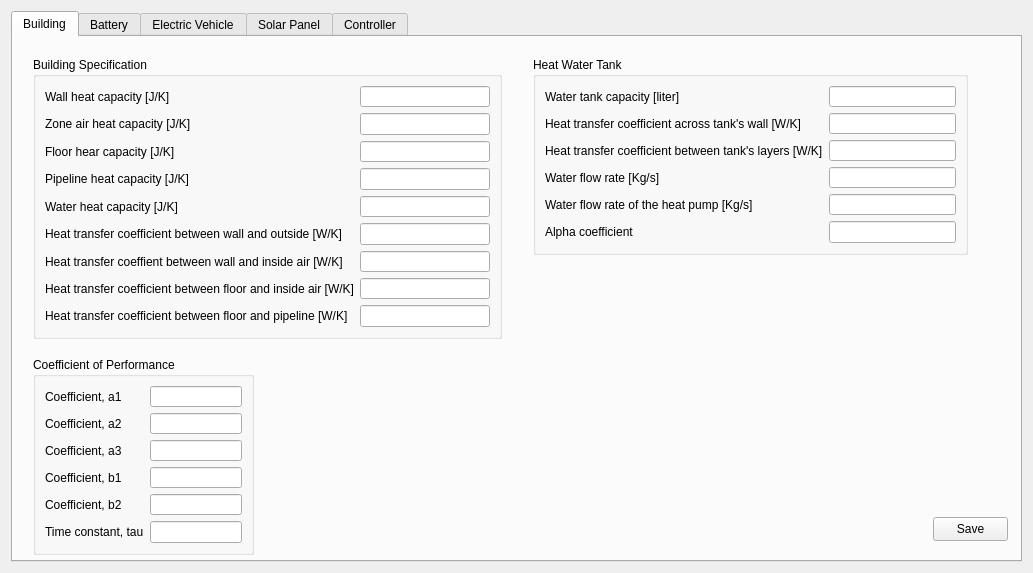
<?xml version="1.0" encoding="UTF-8"?>
<ui version="4.0">
 <class>Gui_Secondary</class>
 <widget class="QWidget" name="Gui_Secondary">
  <property name="geometry">
   <rect>
    <x>0</x>
    <y>0</y>
    <width>1033</width>
    <height>573</height>
   </rect>
  </property>
  <property name="windowTitle">
   <string>Widget</string>
  </property>
  <layout class="QVBoxLayout" name="verticalLayout">
   <item>
    <widget class="QTabWidget" name="tabWidget">
     <property name="currentIndex">
      <number>0</number>
     </property>
     <widget class="QWidget" name="buildingTab">
      <attribute name="title">
       <string>Building</string>
      </attribute>
      <widget class="QGroupBox" name="buildingSpecGBox">
       <property name="geometry">
        <rect>
         <x>20</x>
         <y>20</y>
         <width>469</width>
         <height>282</height>
        </rect>
       </property>
       <property name="font">
        <font>
         <bold>false</bold>
        </font>
       </property>
       <property name="title">
        <string>Building Specification</string>
       </property>
       <property name="flat">
        <bool>true</bool>
       </property>
       <layout class="QFormLayout" name="formLayout">
        <item row="0" column="0">
         <widget class="QLabel" name="cw_Label">
          <property name="text">
           <string>Wall heat capacity [J/K]</string>
          </property>
         </widget>
        </item>
        <item row="0" column="1">
         <widget class="QLineEdit" name="cw_LEdit"/>
        </item>
        <item row="1" column="0">
         <widget class="QLabel" name="cz_Label">
          <property name="text">
           <string>Zone air heat capacity [J/K]</string>
          </property>
         </widget>
        </item>
        <item row="1" column="1">
         <widget class="QLineEdit" name="cz_LEdit"/>
        </item>
        <item row="2" column="0">
         <widget class="QLabel" name="cf_Label">
          <property name="text">
           <string>Floor hear capacity [J/K]</string>
          </property>
         </widget>
        </item>
        <item row="2" column="1">
         <widget class="QLineEdit" name="cf_LEdit"/>
        </item>
        <item row="3" column="0">
         <widget class="QLabel" name="cpip_Label">
          <property name="text">
           <string>Pipeline heat capacity [J/K]</string>
          </property>
         </widget>
        </item>
        <item row="3" column="1">
         <widget class="QLineEdit" name="cpip_LEdit"/>
        </item>
        <item row="4" column="0">
         <widget class="QLabel" name="cwat_Label">
          <property name="text">
           <string>Water heat capacity [J/K]</string>
          </property>
         </widget>
        </item>
        <item row="4" column="1">
         <widget class="QLineEdit" name="cwat_LEdit"/>
        </item>
        <item row="5" column="0">
         <widget class="QLabel" name="kwoa_Label">
          <property name="text">
           <string>Heat transfer coefficient between wall and outside [W/K]</string>
          </property>
         </widget>
        </item>
        <item row="5" column="1">
         <widget class="QLineEdit" name="kwoa_LEdit"/>
        </item>
        <item row="6" column="0">
         <widget class="QLabel" name="kwz_Label">
          <property name="text">
           <string>Heat transfer coeffient between wall and inside air [W/K]</string>
          </property>
         </widget>
        </item>
        <item row="6" column="1">
         <widget class="QLineEdit" name="kwz_LEdit"/>
        </item>
        <item row="7" column="0">
         <widget class="QLabel" name="kfz_Label">
          <property name="text">
           <string>Heat transfer coefficient between floor and inside air [W/K]</string>
          </property>
         </widget>
        </item>
        <item row="7" column="1">
         <widget class="QLineEdit" name="kfz_LEdit"/>
        </item>
        <item row="8" column="0">
         <widget class="QLabel" name="kfpip_Label">
          <property name="text">
           <string>Heat transfer coefficient between floor and pipeline [W/K]</string>
          </property>
         </widget>
        </item>
        <item row="8" column="1">
         <widget class="QLineEdit" name="kfpip_LEdit"/>
        </item>
       </layout>
      </widget>
      <widget class="QGroupBox" name="HWT_GroupBox">
       <property name="geometry">
        <rect>
         <x>520</x>
         <y>20</y>
         <width>435</width>
         <height>198</height>
        </rect>
       </property>
       <property name="title">
        <string>Heat Water Tank</string>
       </property>
       <property name="flat">
        <bool>true</bool>
       </property>
       <layout class="QFormLayout" name="formLayout_2">
        <item row="0" column="0">
         <widget class="QLabel" name="waterCapacity_Label">
          <property name="text">
           <string>Water tank capacity [liter]</string>
          </property>
         </widget>
        </item>
        <item row="0" column="1">
         <widget class="QLineEdit" name="waterCapacity_LEdit"/>
        </item>
        <item row="1" column="0">
         <widget class="QLabel" name="kwt_Label">
          <property name="text">
           <string>Heat transfer coefficient across tank's wall [W/K]</string>
          </property>
         </widget>
        </item>
        <item row="1" column="1">
         <widget class="QLineEdit" name="kwt_LEdit"/>
        </item>
        <item row="2" column="0">
         <widget class="QLabel" name="kt_Label">
          <property name="text">
           <string>Heat transfer coefficient between tank's layers [W/K]</string>
          </property>
         </widget>
        </item>
        <item row="2" column="1">
         <widget class="QLineEdit" name="kt_LEdit"/>
        </item>
        <item row="3" column="0">
         <widget class="QLabel" name="w_Label">
          <property name="text">
           <string>Water flow rate [Kg/s]</string>
          </property>
         </widget>
        </item>
        <item row="3" column="1">
         <widget class="QLineEdit" name="w_LEdit"/>
        </item>
        <item row="4" column="0">
         <widget class="QLabel" name="mhp_dot_Label">
          <property name="text">
           <string>Water flow rate of the heat pump [Kg/s]</string>
          </property>
         </widget>
        </item>
        <item row="4" column="1">
         <widget class="QLineEdit" name="mhp_dot_LEdit"/>
        </item>
        <item row="5" column="0">
         <widget class="QLabel" name="alpha_Label">
          <property name="text">
           <string>Alpha coefficient</string>
          </property>
         </widget>
        </item>
        <item row="5" column="1">
         <widget class="QLineEdit" name="alpha_LEdit"/>
        </item>
       </layout>
      </widget>
      <widget class="QGroupBox" name="COP_GroupBox">
       <property name="geometry">
        <rect>
         <x>20</x>
         <y>320</y>
         <width>221</width>
         <height>198</height>
        </rect>
       </property>
       <property name="title">
        <string>Coefficient of Performance</string>
       </property>
       <property name="flat">
        <bool>false</bool>
       </property>
       <layout class="QFormLayout" name="formLayout_3">
        <item row="0" column="0">
         <widget class="QLabel" name="a1_Label">
          <property name="text">
           <string>Coefficient, a1</string>
          </property>
         </widget>
        </item>
        <item row="0" column="1">
         <widget class="QLineEdit" name="a1_LEdit"/>
        </item>
        <item row="1" column="0">
         <widget class="QLabel" name="a2_Label">
          <property name="text">
           <string>Coefficient, a2</string>
          </property>
         </widget>
        </item>
        <item row="1" column="1">
         <widget class="QLineEdit" name="a2_LEdit"/>
        </item>
        <item row="2" column="0">
         <widget class="QLabel" name="a3_Label">
          <property name="text">
           <string>Coefficient, a3</string>
          </property>
         </widget>
        </item>
        <item row="2" column="1">
         <widget class="QLineEdit" name="a3_LEdit"/>
        </item>
        <item row="3" column="0">
         <widget class="QLabel" name="b1_Label">
          <property name="text">
           <string>Coefficient, b1</string>
          </property>
         </widget>
        </item>
        <item row="3" column="1">
         <widget class="QLineEdit" name="b1_LEdit"/>
        </item>
        <item row="4" column="0">
         <widget class="QLabel" name="b2_Label">
          <property name="text">
           <string>Coefficient, b2</string>
          </property>
         </widget>
        </item>
        <item row="4" column="1">
         <widget class="QLineEdit" name="b2_LEdit"/>
        </item>
        <item row="5" column="0">
         <widget class="QLabel" name="label">
          <property name="text">
           <string>Time constant, tau</string>
          </property>
         </widget>
        </item>
        <item row="5" column="1">
         <widget class="QLineEdit" name="tau_LEdit"/>
        </item>
       </layout>
      </widget>
      <widget class="QPushButton" name="buildSaveBtn">
       <property name="geometry">
        <rect>
         <x>920</x>
         <y>480</y>
         <width>75</width>
         <height>24</height>
        </rect>
       </property>
       <property name="text">
        <string>Save</string>
       </property>
      </widget>
     </widget>
     <widget class="QWidget" name="batteryTab">
      <attribute name="title">
       <string>Battery</string>
      </attribute>
      <layout class="QHBoxLayout" name="horizontalLayout">
       <item>
        <widget class="QTableWidget" name="batTable"/>
       </item>
       <item>
        <widget class="QFrame" name="frame">
         <layout class="QVBoxLayout" name="verticalLayout_2">
          <item>
           <widget class="QPushButton" name="batAddBtn">
            <property name="text">
             <string>Add</string>
            </property>
           </widget>
          </item>
          <item>
           <widget class="QPushButton" name="batDelBtn">
            <property name="text">
             <string>Delete</string>
            </property>
           </widget>
          </item>
          <item>
           <widget class="QPushButton" name="batEditBtn">
            <property name="text">
             <string>Edit</string>
            </property>
           </widget>
          </item>
          <item>
           <spacer name="verticalSpacer">
            <property name="orientation">
             <enum>Qt::Vertical</enum>
            </property>
            <property name="sizeHint" stdset="0">
             <size>
              <width>20</width>
              <height>40</height>
             </size>
            </property>
           </spacer>
          </item>
         </layout>
        </widget>
       </item>
      </layout>
     </widget>
     <widget class="QWidget" name="evTab">
      <attribute name="title">
       <string>Electric Vehicle</string>
      </attribute>
      <layout class="QHBoxLayout" name="horizontalLayout_2">
       <item>
        <widget class="QTableWidget" name="evTable"/>
       </item>
       <item>
        <widget class="QFrame" name="frame_2">
         <layout class="QVBoxLayout" name="verticalLayout_3">
          <item>
           <widget class="QPushButton" name="evAddBtn">
            <property name="text">
             <string>Add</string>
            </property>
           </widget>
          </item>
          <item>
           <widget class="QPushButton" name="evDelBtn">
            <property name="text">
             <string>Delete</string>
            </property>
           </widget>
          </item>
          <item>
           <widget class="QPushButton" name="evEditBtn">
            <property name="text">
             <string>Edit</string>
            </property>
           </widget>
          </item>
          <item>
           <spacer name="verticalSpacer_2">
            <property name="orientation">
             <enum>Qt::Vertical</enum>
            </property>
            <property name="sizeHint" stdset="0">
             <size>
              <width>20</width>
              <height>40</height>
             </size>
            </property>
           </spacer>
          </item>
         </layout>
        </widget>
       </item>
      </layout>
     </widget>
     <widget class="QWidget" name="pvTab">
      <attribute name="title">
       <string>Solar Panel</string>
      </attribute>
      <widget class="QGroupBox" name="groupBox_2">
       <property name="geometry">
        <rect>
         <x>30</x>
         <y>120</y>
         <width>391</width>
         <height>91</height>
        </rect>
       </property>
       <property name="title">
        <string>NOCT Parameters</string>
       </property>
       <layout class="QFormLayout" name="formLayout_4">
        <item row="0" column="0">
         <widget class="QLabel" name="label_3">
          <property name="text">
           <string>STC Reference Solar Irradiance [in 1 W/m^2]</string>
          </property>
         </widget>
        </item>
        <item row="0" column="1">
         <widget class="QLineEdit" name="lineEdit_2"/>
        </item>
        <item row="1" column="0">
         <widget class="QLabel" name="nOCTModuleTemperatureCLabel">
          <property name="text">
           <string>NOCT Module Temperature [in 1 °C]</string>
          </property>
         </widget>
        </item>
        <item row="1" column="1">
         <widget class="QLineEdit" name="T_PV_NOCT_LE"/>
        </item>
       </layout>
      </widget>
      <widget class="QGroupBox" name="groupBox_3">
       <property name="geometry">
        <rect>
         <x>30</x>
         <y>20</y>
         <width>221</width>
         <height>81</height>
        </rect>
       </property>
       <property name="title">
        <string>Module</string>
       </property>
       <layout class="QFormLayout" name="formLayout_8">
        <item row="0" column="0">
         <widget class="QLabel" name="moduleTypeLabel">
          <property name="text">
           <string>Module Type:</string>
          </property>
         </widget>
        </item>
        <item row="0" column="1">
         <widget class="QLineEdit" name="moduleType_LE"/>
        </item>
        <item row="1" column="0">
         <widget class="QLabel" name="numberOfModulesLabel">
          <property name="text">
           <string>Number of Modules</string>
          </property>
         </widget>
        </item>
        <item row="1" column="1">
         <widget class="QSpinBox" name="num_pv_2"/>
        </item>
       </layout>
      </widget>
      <widget class="QGroupBox" name="groupBox_4">
       <property name="geometry">
        <rect>
         <x>30</x>
         <y>230</y>
         <width>391</width>
         <height>91</height>
        </rect>
       </property>
       <property name="title">
        <string>STC Parameters</string>
       </property>
       <layout class="QFormLayout" name="formLayout_9">
        <item row="0" column="0">
         <widget class="QLabel" name="sTCPowerPerModuleLabel">
          <property name="text">
           <string>STC Power Per Module [in 1 kW]</string>
          </property>
         </widget>
        </item>
        <item row="0" column="1">
         <widget class="QLineEdit" name="P_PV_STC"/>
        </item>
        <item row="1" column="0">
         <widget class="QLabel" name="sTCTemperatureCoefficientOfModuleIn1KWLabel">
          <property name="text">
           <string>STC Temperature Coefficient of Module [in 1 kW]</string>
          </property>
         </widget>
        </item>
        <item row="1" column="1">
         <widget class="QLineEdit" name="gamma_PV"/>
        </item>
       </layout>
      </widget>
      <widget class="QGroupBox" name="groupBox_5">
       <property name="geometry">
        <rect>
         <x>30</x>
         <y>340</y>
         <width>391</width>
         <height>101</height>
        </rect>
       </property>
       <property name="title">
        <string>Test Conditions</string>
       </property>
       <layout class="QFormLayout" name="formLayout_10">
        <item row="0" column="0">
         <widget class="QLabel" name="sTCReferenceSolarIrradianceIn1WM2Label">
          <property name="text">
           <string>STC Reference Solar Irradiance [in 1 W/m^2]</string>
          </property>
         </widget>
        </item>
        <item row="0" column="1">
         <widget class="QLineEdit" name="G_PV_STC"/>
        </item>
        <item row="1" column="0">
         <widget class="QLabel" name="sTCReferenceCellTemperatureIn1CLabel">
          <property name="text">
           <string>STC Reference Cell Temperature [in 1 °C]</string>
          </property>
         </widget>
        </item>
        <item row="1" column="1">
         <widget class="QLineEdit" name="T_PV_STC"/>
        </item>
       </layout>
      </widget>
      <widget class="QPushButton" name="pvSaveBtn">
       <property name="geometry">
        <rect>
         <x>920</x>
         <y>480</y>
         <width>75</width>
         <height>24</height>
        </rect>
       </property>
       <property name="text">
        <string>Save</string>
       </property>
      </widget>
     </widget>
     <widget class="QWidget" name="mpcTab">
      <attribute name="title">
       <string>Controller</string>
      </attribute>
      <widget class="QGroupBox" name="mpcParamBox">
       <property name="geometry">
        <rect>
         <x>40</x>
         <y>40</y>
         <width>276</width>
         <height>201</height>
        </rect>
       </property>
       <property name="title">
        <string>MPC Parameter</string>
       </property>
       <layout class="QFormLayout" name="formLayout_5">
        <item row="0" column="0">
         <widget class="QLabel" name="predictionHorizonNSecondsLabel">
          <property name="text">
           <string>Prediction Horizon, N </string>
          </property>
         </widget>
        </item>
        <item row="0" column="1">
         <widget class="QLineEdit" name="predHrznLE"/>
        </item>
        <item row="1" column="0">
         <widget class="QLabel" name="controlHorizonLabel">
          <property name="text">
           <string>Control Horizon, m </string>
          </property>
         </widget>
        </item>
        <item row="1" column="1">
         <widget class="QLineEdit" name="cotrlHrznLE"/>
        </item>
        <item row="2" column="0">
         <widget class="QLabel" name="samplingTimeSecondsLabel">
          <property name="text">
           <string>Sampling Time, [minutes]</string>
          </property>
         </widget>
        </item>
        <item row="2" column="1">
         <widget class="QLineEdit" name="samplingTimeLE"/>
        </item>
        <item row="3" column="0">
         <widget class="QLabel" name="daysOfSimulationLabel">
          <property name="text">
           <string>Days of Simulation [day]</string>
          </property>
         </widget>
        </item>
        <item row="3" column="1">
         <widget class="QLineEdit" name="daysOfSimLE"/>
        </item>
        <item row="4" column="0">
         <widget class="QLabel" name="weightingCoefficientQLabel">
          <property name="text">
           <string>Weighting Coefficient, Q</string>
          </property>
         </widget>
        </item>
        <item row="4" column="1">
         <widget class="QLineEdit" name="weightQ"/>
        </item>
        <item row="5" column="0">
         <widget class="QLabel" name="weightingCoefficientRLabel">
          <property name="text">
           <string>Weighting Coefficient, R</string>
          </property>
         </widget>
        </item>
        <item row="5" column="1">
         <widget class="QLineEdit" name="weightR"/>
        </item>
       </layout>
      </widget>
      <widget class="QGroupBox" name="initValueGBox">
       <property name="geometry">
        <rect>
         <x>530</x>
         <y>50</y>
         <width>401</width>
         <height>281</height>
        </rect>
       </property>
       <property name="title">
        <string>Initial Value</string>
       </property>
       <layout class="QFormLayout" name="formLayout_6">
        <item row="0" column="0">
         <widget class="QLabel" name="initialValueForBuildingSWallTwCLabel">
          <property name="text">
           <string>Initial Value for Wall Temperature, Tw [°C]</string>
          </property>
         </widget>
        </item>
        <item row="0" column="1">
         <widget class="QLineEdit" name="initTw_LE"/>
        </item>
        <item row="1" column="0">
         <widget class="QLabel" name="initialValueForRoomTemperatureTzCLabel">
          <property name="text">
           <string>Initial Value for Room Temperature, Tz [°C]</string>
          </property>
         </widget>
        </item>
        <item row="1" column="1">
         <widget class="QLineEdit" name="initTz_LE"/>
        </item>
        <item row="2" column="0">
         <widget class="QLabel" name="initialValueForFloorTemperatureTfCLabel">
          <property name="text">
           <string>Initial Value for Floor Temperature, Tf [°C]</string>
          </property>
         </widget>
        </item>
        <item row="2" column="1">
         <widget class="QLineEdit" name="initTf_LE"/>
        </item>
        <item row="3" column="0">
         <widget class="QLabel" name="initialValueForPipelineTemperatureTpipCLabel">
          <property name="text">
           <string>Initial Value for Pipeline Temperature, Tpip [°C]</string>
          </property>
         </widget>
        </item>
        <item row="3" column="1">
         <widget class="QLineEdit" name="initTpip_LE"/>
        </item>
        <item row="4" column="0">
         <widget class="QLabel" name="initialValueFor1stNodeOfHeatWaterTankT1CLabel">
          <property name="text">
           <string>Initial Value for 1st Node of Heat Water Tank, T1 [°C]</string>
          </property>
         </widget>
        </item>
        <item row="4" column="1">
         <widget class="QLineEdit" name="initT1_LE"/>
        </item>
        <item row="5" column="0">
         <widget class="QLabel" name="initialValueFor2ndNodeOfHeatWaterTankT2CLabel">
          <property name="text">
           <string>Initial Value for 2nd Node of Heat Water Tank, T2 [°C]</string>
          </property>
         </widget>
        </item>
        <item row="5" column="1">
         <widget class="QLineEdit" name="initT2_LE"/>
        </item>
        <item row="6" column="0">
         <widget class="QLabel" name="initialValueFor3rdNodeOfHeatWaterTankT3CLabel">
          <property name="text">
           <string>Initial Value for 3rd Node of Heat Water Tank, T3 [°C]</string>
          </property>
         </widget>
        </item>
        <item row="6" column="1">
         <widget class="QLineEdit" name="initT3_LE"/>
        </item>
        <item row="7" column="0">
         <widget class="QLabel" name="initialValueFor4thNodeOfHeatWaterTankT4CLabel">
          <property name="text">
           <string>Initial Value for 4th Node of Heat Water Tank, T4 [°C]</string>
          </property>
         </widget>
        </item>
        <item row="7" column="1">
         <widget class="QLineEdit" name="initT4_LE"/>
        </item>
        <item row="8" column="0">
         <widget class="QLabel" name="initialValueForCOPLabel">
          <property name="text">
           <string>Initial Value for COP</string>
          </property>
         </widget>
        </item>
        <item row="8" column="1">
         <widget class="QLineEdit" name="initCOP_LE"/>
        </item>
       </layout>
      </widget>
      <widget class="QGroupBox" name="groupBox">
       <property name="geometry">
        <rect>
         <x>30</x>
         <y>280</y>
         <width>421</width>
         <height>141</height>
        </rect>
       </property>
       <property name="title">
        <string>Reference Value</string>
       </property>
       <layout class="QFormLayout" name="formLayout_7">
        <item row="0" column="0">
         <widget class="QLabel" name="roomTemperatureCLabel">
          <property name="text">
           <string>Room Temperature [°C]</string>
          </property>
         </widget>
        </item>
        <item row="0" column="1">
         <widget class="QLineEdit" name="refTz_LE"/>
        </item>
        <item row="1" column="0">
         <widget class="QLabel" name="referenceValueFor1stNodeOfHeatWaterTankCLabel">
          <property name="text">
           <string>Reference Value for 1st Node of Heat Water Tank [°C]</string>
          </property>
         </widget>
        </item>
        <item row="1" column="1">
         <widget class="QLineEdit" name="refT1_LE"/>
        </item>
        <item row="2" column="0">
         <widget class="QLabel" name="referenceValueForInletWaterTemperatureCLabel">
          <property name="text">
           <string>Reference Value for Inlet Water Temperature [°C] </string>
          </property>
         </widget>
        </item>
        <item row="2" column="1">
         <widget class="QLineEdit" name="refTe_LE"/>
        </item>
        <item row="3" column="0">
         <widget class="QLabel" name="referenceValueForPVSoldLabel">
          <property name="text">
           <string>Reference Value for PV sold</string>
          </property>
         </widget>
        </item>
        <item row="3" column="1">
         <widget class="QLineEdit" name="refPVSold_LE"/>
        </item>
       </layout>
      </widget>
      <widget class="QPushButton" name="pushButton">
       <property name="geometry">
        <rect>
         <x>920</x>
         <y>480</y>
         <width>75</width>
         <height>24</height>
        </rect>
       </property>
       <property name="text">
        <string>Save</string>
       </property>
      </widget>
     </widget>
    </widget>
   </item>
  </layout>
 </widget>
 <resources/>
 <connections/>
</ui>
